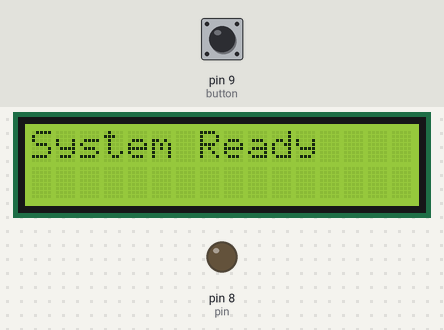
Simulated run of this sketch. Board: Arduino Uno, built with avr-gcc and run on an emulated ATmega328P. Shown: 16×2 character LCD, output pins drawn as LEDs (lit = HIGH). Inputs (shaded band) come from the test bench; at power-on: pin 9 (button) LOW.

Above: at 3.2 s.
At 9.3 s:
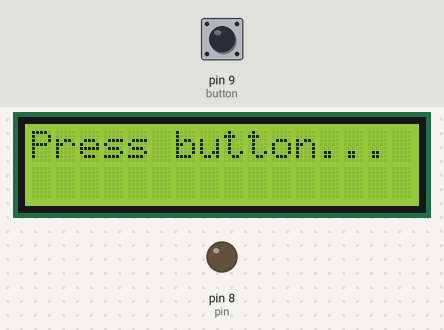
9.4 s: pin 9 (button) pulled HIGH for 0.15 s
At 10.2 s:
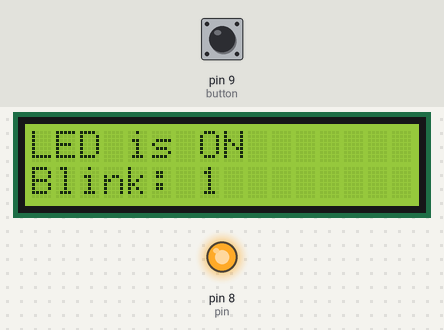
At 12.1 s:
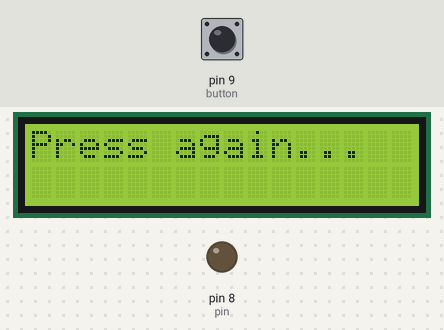
Timing chart, 0 to 13.6 s (numbered marks = the images above; inputs shaded):
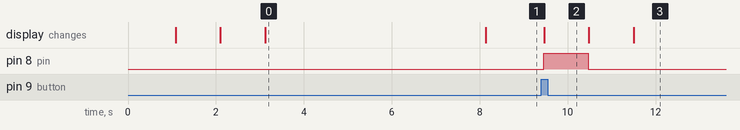

The sketch:

N_led_blink_with_LCD.ino
```cpp
// ----------------------------------------------------------
// Project: LED & Button with LCD (I2C Module)
// Goal: Each button press makes LED blink one more time.
//       LCD displays LED ON/OFF status using I2C interface.
// ----------------------------------------------------------

#include <Wire.h>               // Enables I2C communication
#include <LiquidCrystal_I2C.h>  // Library for I2C LCD

// Step 1: Initialize LCD
// 0x27 or 0x3F are the common I2C addresses.
// If display doesn't show text, try changing 0x27 -> 0x3F
LiquidCrystal_I2C lcd(0x27, 16, 2); // (address, columns, rows)

// Step 2: Define LED and Button pins
const int pin = 8;
const int button = 9;

// Step 3: Variables to track button state
int count = 0;
int button_state = LOW;
unsigned long debounce_time = 0;
unsigned long debounce_delay = 50;

// ----------------------------------------------------------
void setup() {
  pinMode(pin, OUTPUT);
  pinMode(button, INPUT); // Pulldown resistor connected to GND

  // Step 4: Initialize LCD
  lcd.init();        // Start the LCD
  lcd.backlight();   // Turn on LCD backlight
  lcd.setCursor(0, 0);
  lcd.print("DONE BY..");
  delay(1000);
  lcd.clear();
  lcd.setCursor(8, 1);
  lcd.print("Sharvesh");
  delay(1000);
  lcd.clear();
  lcd.setCursor(0, 0);
  lcd.print("N_time_LED_BLINK");
  delay(1000);
  lcd.clear();
  lcd.print("System Ready");
  delay(5000);
  lcd.clear();
  lcd.print("Press button...");
}
// ----------------------------------------------------------
void loop()
{
  int reading = digitalRead(button);

  // Step 5: Debounce logic
  if (reading != button_state) {
    debounce_time = millis();
  }

  if ((millis() - debounce_time) > debounce_delay)
  {
    static int buttonPrev = LOW;

    if (reading == HIGH && buttonPrev == LOW)
    {
      count++;
      blinkLED(count);
    }

    buttonPrev = reading;
  }

  button_state = reading;
}
// ----------------------------------------------------------
// Function: blinkLED
// Makes LED blink 'n' times and updates LCD
void blinkLED(int n)
{
  for (int i = 0; i < n; i++)
  {
    digitalWrite(pin, HIGH);
    lcd.clear();
    lcd.setCursor(0, 0);
    lcd.print("LED is ON ");
    lcd.setCursor(0, 1);
    lcd.print("Blink: ");
    lcd.print(i + 1);
    delay(1000);

    digitalWrite(pin, LOW);
    lcd.setCursor(0, 0);
    lcd.print("LED is OFF ");
    delay(1000);
  }

  lcd.clear();
  lcd.setCursor(0, 0);
  lcd.print("Press again...");
  delay(1000);
}
// ----------------------------------------------------------
```

Measured:
- after the input at 9.4 s, pin 8 (pin): LOW → HIGH after 0.05 s, → LOW 1.0 s later; the display: changes after 0.07 s (image 2)
- what the display in image 0 shows lasts 5.0 s, from 3.1 s to 8.1 s
